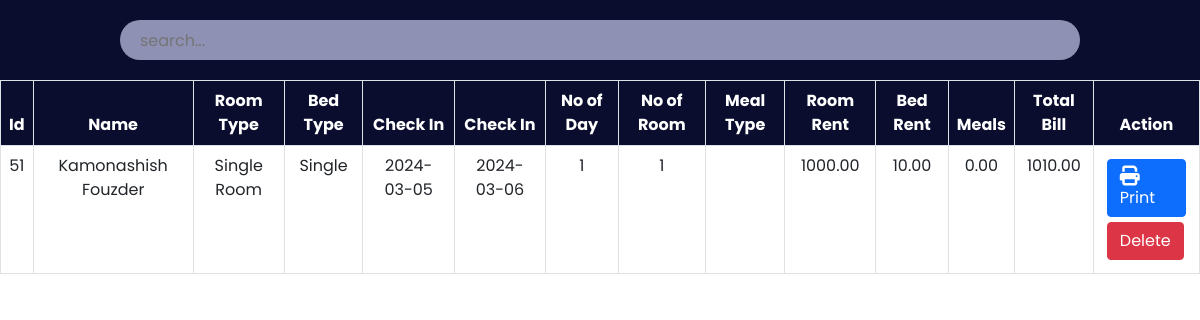
Screenshot of /admin/payment.php with the database file from the repository.
### tables this page shows
CREATE TABLE `payment` (
  `id` int(30) NOT NULL,
  `Name` varchar(30) NOT NULL,
  `Email` varchar(30) NOT NULL,
  `RoomType` varchar(30) NOT NULL,
  `Bed` varchar(30) NOT NULL,
  `NoofRoom` int(30) NOT NULL,
  `cin` date NOT NULL,
  `cout` date NOT NULL,
  `noofdays` int(30) NOT NULL,
  `roomtotal` double(8,2) NOT NULL,
  `bedtotal` double(8,2) NOT NULL,
  `meal` varchar(30) NOT NULL,
  `mealtotal` double(8,2) NOT NULL,
  `finaltotal` double(8,2) NOT NULL
);

### admin/payment.php (the view, shortened to what this page needs)
<?php
    include '../config.php';
?>
<!DOCTYPE html>
<html lang="en">
<head>
    <link href="https://cdn.jsdelivr.net/npm/bootstrap@5.0.2/dist/css/bootstrap.min.css" rel="stylesheet">
    <link rel="stylesheet" href="https://cdnjs.cloudflare.com/ajax/libs/font-awesome/6.2.0/css/all.min.css"/>
	<link rel="stylesheet" href="css/roombook.css">
</head>
<body>
	<div class="searchsection">
        <input type="text" name="search_bar" id="search_bar" placeholder="search..." onkeyup="searchFun()">
    </div>
    <div class="roombooktable" class="table-responsive-xl">
        <?php
            $paymanttablesql = "SELECT * FROM payment";
            $paymantresult = mysqli_query($conn, $paymanttablesql);
        ?>
        <table class="table table-bordered" id="table-data">
            <thead>
                <tr>
                    <th scope="col">Id</th>
                    <th scope="col">Name</th>
                    <th scope="col">Room Type</th>
                    <th scope="col">Bed Type</th>
                    <th scope="col">Check In</th>
                    <th scope="col">Check In</th>
					<th scope="col">No of Day</th>
                    <th scope="col">No of Room</th>
					<th scope="col">Meal Type</th>
                    <th scope="col">Room Rent</th>
                    <th scope="col">Bed Rent</th>
                    <th scope="col">Meals</th>
					<th scope="col">Total Bill</th>
                    <th scope="col">Action</th>
                </tr>
            </thead>
            <tbody>
            <?php
            while ($res = mysqli_fetch_array($paymantresult)) {
            ?>
                <tr>
                    <td><?php echo $res['id'] ?></td>
                    <td><?php echo $res['Name'] ?></td>
                    <td><?php echo $res['RoomType'] ?></td>
                    <td><?php echo $res['Bed'] ?></td>
					<td><?php echo $res['cin'] ?></td>
                    <td><?php echo $res['cout'] ?></td>
					<td><?php echo $res['noofdays'] ?></td>
                    <td><?php echo $res['NoofRoom'] ?></td>
                    <td><?php echo $res['meal'] ?></td>
                    <td><?php echo $res['roomtotal'] ?></td>
					<td><?php echo $res['bedtotal'] ?></td>
					<td><?php echo $res['mealtotal'] ?></td>
					<td><?php echo $res['finaltotal'] ?></td>
                    <td class="action">
                        <a href="invoiceprint.php?id= <?php echo $res['id']?>"><button class="btn btn-primary"><i class="fa-solid fa-print"></i>Print</button></a>
						<a href="paymantdelete.php?id=<?php echo $res['id']?>"><button class="btn btn-danger">Delete</button></a>
                    </td>
                </tr>
            <?php
            }
            ?>
            </tbody>
        </table>
    </div>
</body>
</html>

### admin/css/roombook.css (style rules this page uses)
:root { --bg-text-shadow: 0 2px 4px rgb(13 0 77 / 8%), 0 3px 6px rgb(13 0 77 / 8%), 0 8px 16px rgb(13 0 77 / 8%); --bg-box-shadow: 0px 0px 20px 6px rgba(26, 30, 164, 0.31); }
body { background-color: #ffff; }
* { margin: 0; padding: 0; font-family: 'Poppins', sans-serif; }
i { font-size: 20px; }
.searchsection { height: 80px; width: 100%; display: flex; justify-content: space-evenly; align-items: center; background-color: #0a0d2d; position: fixed; z-index: 500; }
#search_bar { height: 40px; width: 80%; border: none; background-color: rgba(195, 198, 233, 0.714); padding-left: 20px; border-radius: 30px; }
a { color: black; }
.roombooktable { position: absolute; color: #0a0d2d; margin-top: 80px; width: 100%; height: 100vh; padding-bottom: 900px; }
.roombooktable thead { background-color: #0a0d2d; color: white; text-align: center; }
.roombooktable tbody { text-align: center; }
.action a { text-decoration: none; }
.action button { display: flex; flex-wrap: wrap; margin: 5px; }

### rows the page displays
payment: id "51", Name "Kamonashish Fouzder", RoomType "Single Room", Bed "Single", cin "2024-03-05", cout "2024-03-06", noofdays "1", NoofRoom "1", roomtotal "1000.00", bedtotal "10.00", mealtotal "0.00", finaltotal "1010.00"
